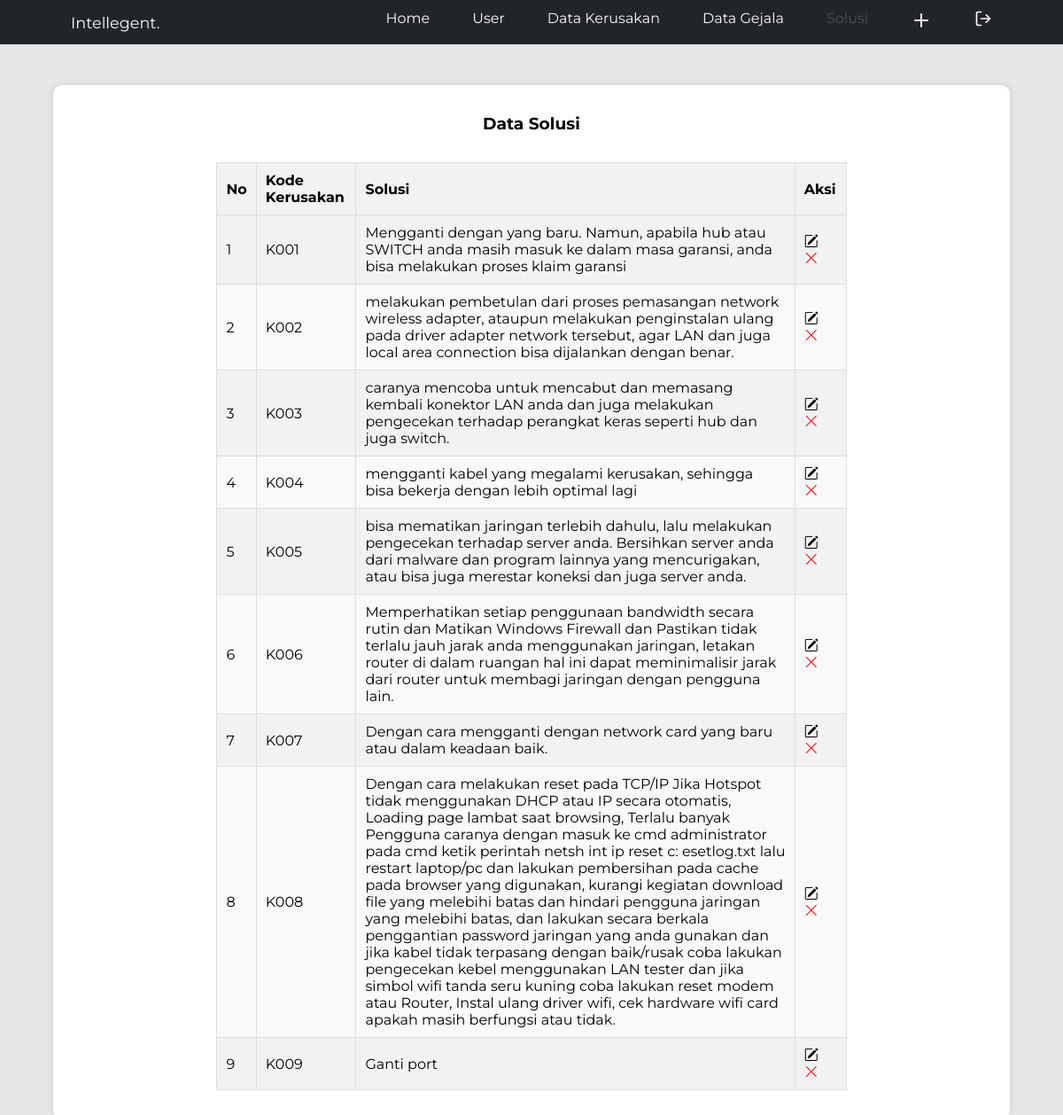
The page /solusi.php on the database its author committed.
### tables this page shows
CREATE TABLE `solusi` (
  `idSolusi` int(11) NOT NULL,
  `kodeKerusakan` varchar(500) NOT NULL,
  `solusi` varchar(1000) NOT NULL
);

### function.php (called while the page is built, shortened)
<?php
$conn = mysqli_connect("localhost", "root", "", "analisaLan");
function query($query){
    global $conn;
    $result = mysqli_query($conn, $query);
    $rows = [];
    while ( $row = mysqli_fetch_assoc($result) ) {
        $rows [] = $row;
    }
    return $rows;
}
?>

### solusi.php (the view, shortened to what this page needs)
<?php
require 'function.php';
$data = query("SELECT * FROM solusi");
?>
<!DOCTYPE html>
<html lang="en">
<head>
    <link rel="stylesheet" href="css/gejala.css">
    <link href="https://cdn.jsdelivr.net/npm/bootstrap-icons/font/bootstrap-icons.css" rel="stylesheet">
</head>
<body>
    <?php
        $current_page = basename($_SERVER['PHP_SELF']);
        $is_home_page = ($current_page == 'solusi.php');
    ?>
    <nav class="navbar">
        <div class="container">
            <div class="navbar-brand">
                Intellegent.
            </div>
            <div class="navbar-nav">
                <a href="home.php">Home</a>
                <a href="dataUser.php">User</a>
                <a href="dataKerusakan.php">Data Kerusakan</a>
                <a href="dataGejala.php">Data Gejala</a>
                <a href="rule.php" class="nav-link <?php if ($is_home_page) echo 'disabled'; ?>">Solusi</a>
                <a href="insertSolusi.php" onclick="return confirm('Add data?');" title="ADD DATA">
                    <i data-feather="plus"></i>
                </a>
                <a href="login.php" onclick="return confirm('Want to logout?');">
                    <i data-feather="log-out" width="20" height="20"></i>
                </a>
            </div>
        </div>
    </nav>
    <div class="table" id="table">
        <h3 class="text-center">Data Solusi</h3>
        <div class="table-content">
            <table border="1" cellpadding="10" cellspacing="0" style="width:70%";>
                <tr>
                    <th>No</th>
                    <th>Kode Kerusakan</th>
                    <th>Solusi</th>
                    <th>Aksi</th>
                </tr>
                <?php $i= 1; ?>
                <?php foreach( $data as $dt ) : ?>
                    <tr>
                        <td align="center"><?= $i; ?></td>
                        <td><?= $dt["kodeKerusakan"]; ?></td>
                        <td><?= $dt["solusi"]; ?></td>
                        <td align="center">
                            <a href="updateSolusi.php?kodeKerusakan=<?= $dt["kodeKerusakan"]; ?>&solusi=<?= $dt["solusi"]; ?>">
                                <i class="bi bi-pencil-square"></i>
                            </a>
                            <a href="function.php?action=deleteSolusi&kodeKerusakan=<?= $dt["kodeKerusakan"]; ?>&solusi=<?= $dt["solusi"]; ?>" class="red" onclick="return confirm('Yakin Hapus Data?');">
                                <i class="bi bi-x-lg"></i>
                            </a>
                        </td>
                    </tr>
                    <?php $i++; ?>
                <?php endforeach; ?>
            </table>
        </div>
    </div>
</body>
</html>

### css/gejala.css (style rules this page uses)
* { margin: 0; padding: 0; outline: none; text-decoration: none; box-sizing: border-box; }
body { display: flex; flex-direction: column; align-items: center; font-family: 'Montserrat', 'Times New Roman'; background: #e7e7e7; color: rgb(0, 0, 0); height: 100vh; }
.navbar { position: fixed; top: 0; height: 50px; z-index: 9999; width: 100%; }
.navbar .container { background-color: rgb(33, 37, 41); height: 50px; width: 100%; display: flex; justify-content: space-between; align-items: center; padding: 0 1rem; }
.navbar .container .navbar-brand { color: #fafafa; font-size: 1.1rem; margin-left: 4rem; margin-right: auto; }
.navbar .container .navbar-nav { display: flex; justify-content: flex-end; width: 100%; padding-right: 4rem; }
.navbar .container .navbar-nav a { margin-left: 3rem; color: #fafafa; transition: .2s; }
.nav-link.disabled { pointer-events: none; opacity: 0.2; color: gray; }
.table { display: flex; flex-direction: column; justify-content: center; background-color: #ffffff; max-width: 90vw; margin-top: 6rem; padding: 2rem; border-radius: 10px; box-shadow: 0 0 10px rgba(0, 0, 0, 0.1); }
.table h3 { margin-bottom: 2rem; text-align: center; }
.table-content { display: flex; justify-content: center; overflow-x: auto; width: 100%; }
.table-content table { width: 100%; background-color: #f9f9f9; border-collapse: collapse; }
.table-content table th, .table-content table td { border: 1px solid #dddddd; padding: 10px; text-align: left; }
.table-content table th { background-color: #f2f2f2; }
.table-content table tr:nth-child(even) { background-color: #f2f2f2; }
.table-content table tr td a { color: #000; margin-right: 10px; }
.table-content table tr td .red { color: red; }

### rows shown on the page
solusi: kodeKerusakan "K001", solusi "Mengganti dengan yang baru. Namun, apabila hub atau SWITCH anda masih masuk ke dalam masa garansi, anda bisa melakukan proses klaim garansi"
solusi: kodeKerusakan "K002", solusi "melakukan pembetulan dari proses pemasangan network wireless adapter, ataupun melakukan penginstalan ulang pada driver adapter network tersebut, agar LAN dan juga local area connection bisa dijalankan dengan benar."
solusi: kodeKerusakan "K003", solusi "caranya mencoba untuk mencabut dan memasang kembali konektor LAN anda dan juga melakukan pengecekan terhadap perangkat keras seperti hub dan juga switch."
solusi: kodeKerusakan "K004", solusi "mengganti kabel yang megalami kerusakan, sehingga bisa bekerja dengan lebih optimal lagi"
solusi: kodeKerusakan "K005", solusi "bisa mematikan jaringan terlebih dahulu, lalu melakukan pengecekan terhadap server anda. Bersihkan server anda dari malware dan program lainnya yang mencurigakan, atau bisa juga merestar koneksi dan juga server anda."
solusi: kodeKerusakan "K006", solusi "Memperhatikan setiap penggunaan bandwidth secara rutin dan Matikan Windows Firewall dan Pastikan tidak terlalu jauh jarak anda menggunakan jaringan, letakan router di dalam ruangan hal ini dapat meminimalisir jarak dari router untuk membagi jaringan dengan pengguna lain."
solusi: kodeKerusakan "K007", solusi "Dengan cara mengganti dengan network card yang baru atau dalam keadaan baik."
solusi: kodeKerusakan "K008", solusi "Dengan cara melakukan reset pada TCP/IP Jika Hotspot tidak menggunakan DHCP atau IP secara otomatis, Loading page lambat saat browsing, Terlalu banyak Pengguna caranya dengan masuk ke cmd administrator pada cmd ketik perintah netsh int ip reset c: esetlog.txt lalu restart laptop/pc dan lakukan pembersihan pada cache pada browser yang digunakan, kurangi kegiatan download file yang melebihi batas dan hindari pengguna jaringan yang melebihi batas, dan lakukan secara berkala penggantian password jaringan yang anda gunakan dan jika kabel tidak terpasang dengan baik/rusak coba lakukan pengecekan kebel menggunakan LAN tester dan jika simbol wifi tanda seru kuning coba lakukan reset modem atau…"
solusi: kodeKerusakan "K009", solusi "Ganti port"
